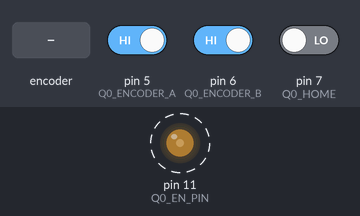
Bench run of a sketch on a simulated Arduino Uno, built with avr-gcc and run on an emulated ATmega328P. On the bench: output pins drawn as LEDs (lit = HIGH). Dashed ring = blinking. The inputs (shaded band) are chosen by the test bench; at power-on: pin 5 (Q0_ENCODER_A) HIGH, pin 6 (Q0_ENCODER_B) HIGH, pin 7 (Q0_HOME) LOW. What the sketch prints to the serial monitor is not drawn.

Above: at 0.9 s.
1.3 s: rotary encoder on pin 5 (Q0_ENCODER_A) / pin 6 (Q0_ENCODER_B) turned 1 step (first pin leading)
At 1.3 s:
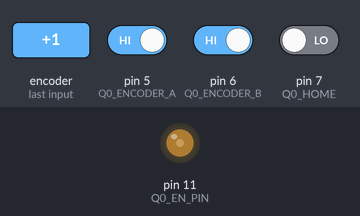
Timing chart, 0 to 10.3 s (numbered marks = the images above; inputs shaded):
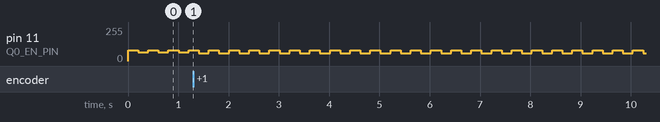

The sketch:

homingPID.ino
```cpp
// This sketch implements a closed loop response for a simple P controller
// This only implements a simple motor
//
// Last edited: 2018-03-06
// Contributor: Muchen He

#include "PinChangeInterrupt.h"

// Parameters
#define PULSE_PER_REV 400           // [*] Pulses per revolution of encoder
#define TEST_STEP_DESIRED_POS 50    // [*] Desired position
#define SERIAL_DELAY 10             // [*] Number of count before serial is sent

// Testing flags (put '_' at the end to turn the flag off)
#define LIMIT_PWM           // [*]
#define USE_DIGITAL_READ_   // [*]
#define UNIT_SQUARE         // [*]

// PID Limiter
#ifdef LIMIT_PWM
#define K_MIN 30    // [*]
#define K_MAX 80    // [*]
#endif

// Square step response
#ifdef UNIT_SQUARE
#define UNIT_SQUARE_CYCLE_TIME 200 // [*]
#endif

// PID Values
#define P_GAIN 1.6f    // [*]
#define D_GAIN -42.5f    // [*]
#define I_GAIN 0.0000f      // [*]

// Initial PWM Value for Homing
#define INIT_PWM 60

// Pins
#define Q0_ENCODER_A 5          // PORTD 5
#define Q0_ENCODER_B 6          // PORTD 6
#define Q0_EN_PIN 11
#define Q0_DIR_A A0             // Using analog pins as digital IO
#define Q0_DIR_B A1
#define Q0_HOME 7               // Homing pin

// PWN control
int q0_pwm;

// Encoder and interrupt variables
volatile bool q0_encoderA;
volatile bool q0_encoderB;
volatile int q0_encoder_pos_change;

// Encoder speed
volatile int q0_speed;
volatile bool q0_speed_changed;

// Tracked position
volatile long q0_position;

// Desired position
int q0_desired_pos;

// Error Accumulator
long int q0_accum;

// Serial counter
volatile uint16_t scounter;

// ISR Control flags
volatile boolean output_serial;
#ifdef UNIT_SQUARE
volatile boolean toggle_unit_square;
#endif

// State Machine
char state;

// External (pin change) interrupt service routines
void q0_encoderA_ISR() {
    q0_encoderA ^ q0_encoderB ? q0_encoder_pos_change++ : q0_encoder_pos_change--;
    #ifdef USE_DIGITAL_READ
    q0_encoderA = digitalRead(Q0_ENCODER_A);
    #else
    q0_encoderA = PIND & (1 << Q0_ENCODER_A);
    #endif
}

void q0_encoderB_ISR() {
    #ifdef USE_DIGITAL_READ
    q0_encoderB = digitalRead(Q0_ENCODER_B);
    #else
    q0_encoderB  = PIND & (1 << Q0_ENCODER_B);
    #endif
    q0_encoderA ^ q0_encoderB ? q0_encoder_pos_change++ : q0_encoder_pos_change--;
}

// Timer 1 compare ISR
ISR(TIMER1_COMPA_vect) {
    q0_position          += q0_encoder_pos_change;
    q0_speed              = q0_encoder_pos_change;
    q0_speed_changed      = true;
    q0_encoder_pos_change = 0;

    // Change flags based on counter value
    if (scounter % SERIAL_DELAY == 0)
        output_serial = true;

    #ifdef UNIT_SQUARE
    if (scounter % UNIT_SQUARE_CYCLE_TIME == 0)
        toggle_unit_square = true;
    #endif

    // Update counter
    scounter++;
}

// Timer1 compare output setup function
inline void init_timer1() {
    // Rest timer 1 control
    TCCR1A = 0;
    TCCR1B = 0;

    // Reset timer 1 value
    TCNT1 = 0;

    // Set output compare value
    // Match value = Clock Freq / Prescaler / Desired Freq
    // 250         = 16 MHz     / 64        / 1000 Hz
    OCR1A = 250;

    // CTC (clear timer on compare match) mode
    TCCR1B |= (1 << WGM12);

    // Set 64 prescaler
    TCCR1B |= (1 << CS10);
    TCCR1B |= (1 << CS11);

    // Enable timer compare interrupt
    TIMSK1 |= (1 << OCIE1A);
}

void setup() {
    // Reset values
    q0_encoderA           = false;
    q0_encoderB           = false;
    q0_encoder_pos_change = 0;
    q0_speed              = 0;
    q0_speed_changed      = false;
    q0_desired_pos        = TEST_STEP_DESIRED_POS;
    q0_accum              = 0;

    // State
    state = 0;

    scounter = 0;
    output_serial = false;

    #ifdef UNIT_SQUARE
    toggle_unit_square = false;
    #endif

    // Set encoder input interrupts
    pinMode(Q0_ENCODER_A, INPUT);
    pinMode(Q0_ENCODER_B, INPUT);
    attachPCINT(digitalPinToPCINT(Q0_ENCODER_A), q0_encoderA_ISR, CHANGE);
    attachPCINT(digitalPinToPCINT(Q0_ENCODER_B), q0_encoderB_ISR, CHANGE);

    #ifdef Q0_USING_CURRENT_DRIVER
    pinMode(Q0_EN_PIN, OUTPUT);
    #endif

    // Initiate timer 1
    init_timer1();

    // Enable all interrupts
    interrupts();

    // Serial
    Serial.begin(9600);
}

void loop() {

    // INIT STATE
    if (state == 0) {
        q0_pwm = INIT_PWM;
        digitalWrite(Q0_DIR_A, 1);
        digitalWrite(Q0_DIR_B, 0);
        // Send PWM output
        analogWrite(Q0_EN_PIN, q0_pwm);
        while (digitalRead(Q0_HOME) == HIGH);
        // Set to OPERATING STATE
        state = 1;
        q0_position = 90;
    }

    // OPERATING STATE
    else {
      // Compute control PWM
      q0_pwm = int(P_GAIN * (q0_desired_pos - q0_position));
      q0_pwm += D_GAIN * q0_speed;
      q0_accum += (q0_desired_pos - q0_position);
      q0_pwm += I_GAIN * q0_accum;
      digitalWrite(Q0_DIR_A, q0_pwm > 0);
      digitalWrite(Q0_DIR_B, q0_pwm < 0);
      q0_pwm = abs(q0_pwm);

      // Limit PWM
      #ifdef LIMIT_PWM
      q0_pwm = constrain(q0_pwm, K_MIN, K_MAX);
      #endif

      // Send PWM output
      analogWrite(Q0_EN_PIN, q0_pwm);

      // Send to Serial when output flag is enabled
      if (output_serial) {
          Serial.println(q0_position, DEC);
          output_serial = false;
      }

      // Change desired position when its corresponding flag is enabled
      #ifdef UNIT_SQUARE
      if (toggle_unit_square) {
          q0_accum = 0;
          if (q0_desired_pos > 0) {
              q0_desired_pos = -TEST_STEP_DESIRED_POS;
          } else {
              q0_desired_pos = TEST_STEP_DESIRED_POS;
          }
          toggle_unit_square = false;
      }
      #endif
    }
}
```

Measured:
- by itself, pin 11 (Q0_EN_PIN): alternates 80/255 for 0.20 s and 57/255 for 0.20 s
